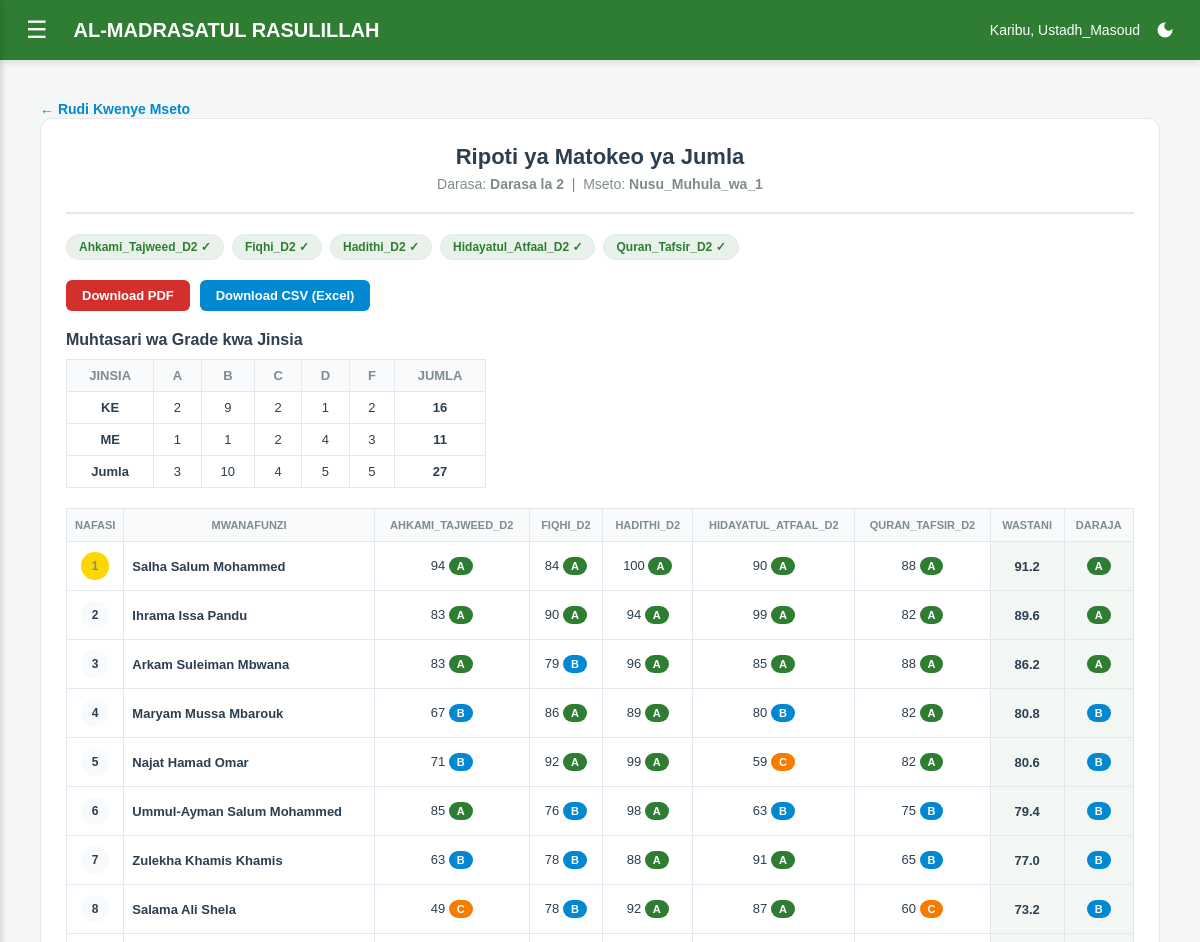
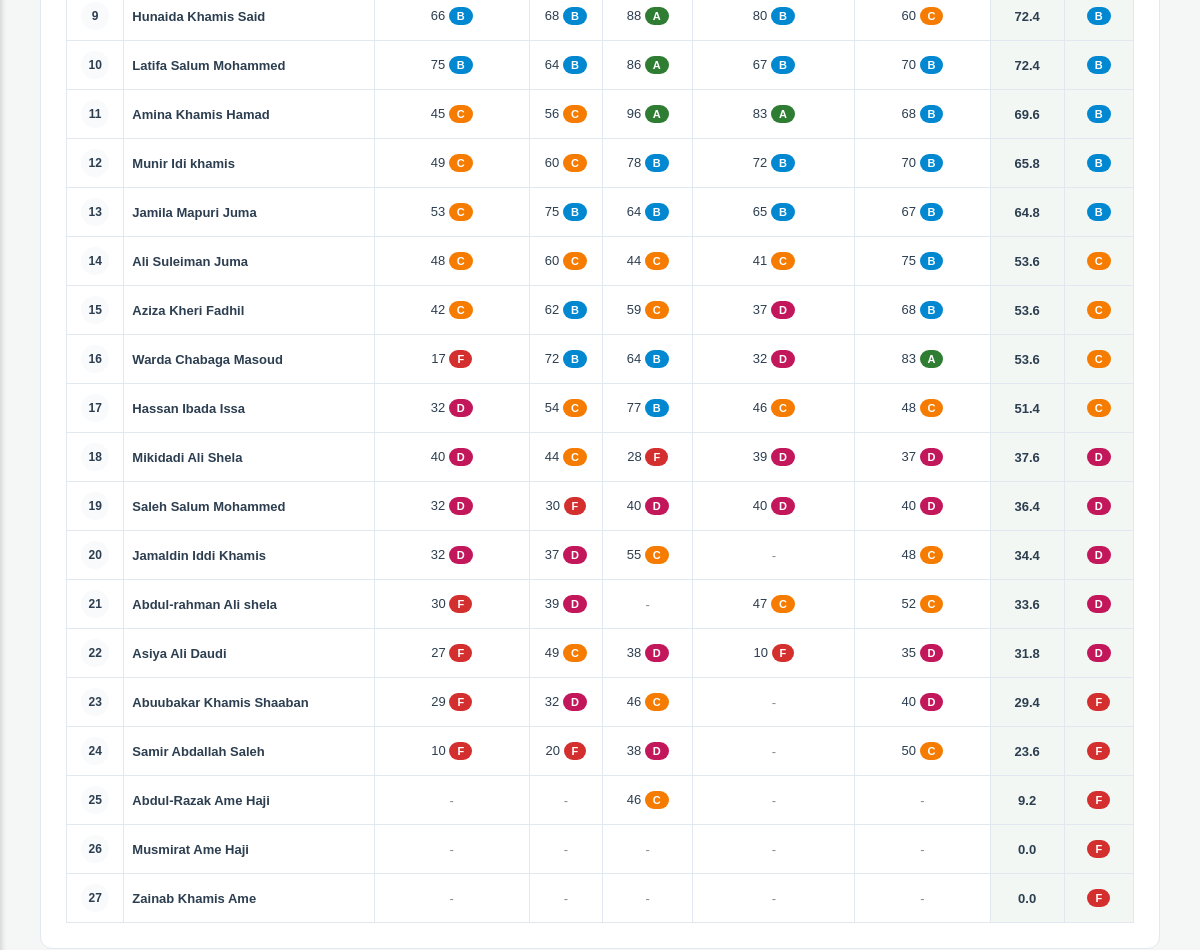
The app's page /madrasa/madarasa/3/mseto/2/ripoti/ (signed in) with its own data (2 pictures, top to bottom).
### usimamizi/models.py (models this page shows, shortened)
class Darasa(models.Model):
    jina = models.CharField(max_length=50, help_text="Mfano: Darasa la Kwanza, Ibtidai, n.k.")
    maelezo = models.TextField(blank=True, null=True)

class MsetoMtihani(models.Model):
    darasa = models.ForeignKey(Darasa, on_delete=models.CASCADE, related_name='mseto_mitihani')
    jina = models.CharField(max_length=100, help_text="Mfano: Muhula wa 1 - 2026")
    tarehe = models.DateField(null=True, blank=True)
    maelezo = models.TextField(blank=True, null=True)
    tarehe_iliyoundwa = models.DateField(auto_now_add=True)
    class Meta:
        ordering = ['-tarehe_iliyoundwa']
        verbose_name_plural = 'Mseto wa Mitihani'

class Somo(models.Model):
    jina = models.CharField(max_length=100, help_text="Mfano: Fiqhi, Tawheed, Hifdhu (Tashjii)")
    ni_la_hifdhu = models.BooleanField(default=False, help_text="Weka TIKI hapa kama hili ni somo maalum la Hifdhu linalohitaji Mahudhurio na Sabaq zake")
    mwalimu = models.ForeignKey(Mwalimu, on_delete=models.SET_NULL, null=True, blank=True)
    darasa = models.ForeignKey('Darasa', on_delete=models.CASCADE, null=True, blank=True, related_name='masomo')

class Mwanafunzi(models.Model):
    jina_kamili = models.CharField(
        max_length=100,
        unique=True,
        error_messages={
            'unique': "Mwanafunzi with this Jina already exists.",
        }
    )
    namba_ya_usajili = models.CharField(max_length=20, unique=True, blank=True)
    tarehe_ya_kuzaliwa = models.DateField(null=True, blank=True)
    mahala_anapoishi = models.CharField(max_length=100, null=True, blank=True)
    jina_la_mzazi = models.CharField(max_length=100, null=True, blank=True)
    namba_ya_simu_mzazi = models.CharField(max_length=15, null=True, blank=True)
    jinsia = models.CharField(max_length=2, choices=[('ME', 'Mwanamume (ME)'), ('KE', 'Mwanamke (KE)')], default='ME')
    darasa = models.ForeignKey(Darasa, on_delete=models.SET_NULL, null=True, blank=True)
    programu_ya_usiku = models.ForeignKey(Somo, on_delete=models.SET_NULL, null=True, blank=True, related_name='wanafunzi_usiku', help_text="Chagua kama anasoma usiku (Acha wazi kama hasomi usiku)")
    juzuu_aliyohifadhi = models.IntegerField(default=1)
    picha = models.ImageField(upload_to='picha_za_wanafunzi/', null=True, blank=True, validators=[validate_picha])
    tarehe_ya_kujiunga = models.DateField(auto_now_add=True)

class Matokeo(models.Model):
    mtihani = models.ForeignKey(Mtihani, on_delete=models.CASCADE)
    mwanafunzi = models.ForeignKey(Mwanafunzi, on_delete=models.CASCADE)
    maksi = models.FloatField()

### usimamizi/views.py (the view)
# urls.py: path('madarasa/<int:darasa_id>/mseto/<int:mseto_id>/ripoti/', views.ripoti_jumla, name='ripoti_jumla'),
@login_required(login_url='ingia')
def ripoti_jumla(request, darasa_id, mseto_id):
    darasa = get_object_or_404(Darasa, id=darasa_id)
    mseto = get_object_or_404(MsetoMtihani, id=mseto_id, darasa=darasa)
    ripoti = jenga_ripoti_jumla(mseto)
    return render(request, 'usimamizi/ripoti_jumla.html', {
        'darasa': darasa,
        'mseto': mseto,
        **ripoti,
    })

### usimamizi/utils.py (called while the page is built)
def hesabu_daraja(maksi):
    if maksi >= 81:
        return 'A', 'Vizuri Sana', '#2E7D32'
    if maksi >= 61:
        return 'B', 'Vizuri', '#0288D1'
    if maksi >= 41:
        return 'C', 'Wastani', '#f57c00'
    if maksi >= 31:
        return 'D', 'Dhaifu', '#c2185b'
    return 'F', 'Feli', '#d32f2f'

### usimamizi/templates/usimamizi/ripoti_jumla.html
{% extends 'usimamizi/base.html' %}
{% load static %}
{% block extra_css %}
<link rel="stylesheet" href="{% static 'usimamizi/css/pages/ripoti_jumla.css' %}?v=20260706a">
{% endblock %}
{% block maudhui %}
<div class="ripoti_jumla-inline-1">
    <a href="{% url 'mseto_mitihani_darasa' darasa.id %}" class="btn-back">← Rudi Kwenye Mseto</a>
    <div class="report-card">
        <div class="report-header">
            <h2>Ripoti ya Matokeo ya Jumla</h2>
            <p>Darasa: <b>{{ darasa.jina }}</b> &nbsp;|&nbsp; Mseto: <b>{{ mseto.jina }}</b></p>
        </div>
        <div class="status-bar">
            {% for hali in hali_ya_masomo %}
                {% if hali.imekamilika %}
                    <span class="status-chip status-ok">{{ hali.somo.jina }} ✓</span>
                {% else %}
                    <span class="status-chip status-missing">{{ hali.somo.jina }} — hakuna mtihani</span>
                {% endif %}
            {% empty %}
                <span class="status-chip status-missing">Hakuna masomo yaliyopangwa kwa darasa hili</span>
            {% endfor %}
        </div>
        <div class="controls">
            <a href="{% url 'pakua_pdf_matokeo_jumla' darasa.id mseto.id %}" class="btn-dl btn-pdf">
                Download PDF
            </a>
            <a href="{% url 'pakua_csv_matokeo_jumla' darasa.id mseto.id %}" class="btn-dl btn-csv">
                Download CSV (Excel)
            </a>
        </div>
        <h3 class="summary-title">Muhtasari wa Grade kwa Jinsia</h3>
        <div class="scroll-wrap">
            <table class="summary-table">
                <thead>
                    <tr>
                        <th>Jinsia</th>
                        {% for grade in grade_order %}
                            <th>{{ grade }}</th>
                        {% endfor %}
                        <th>Jumla</th>
                    </tr>
                </thead>
                <tbody>
                    {% for row in grade_summary %}
                        <tr>
                            <td>{{ row.jinsia }}</td>
                            {% for count in row.grade_counts %}
                                <td>{{ count }}</td>
                            {% endfor %}
                            <td><b>{{ row.total }}</b></td>
                        </tr>
                    {% endfor %}
                </tbody>
            </table>
        </div>
        <div class="scroll-wrap">
            <table class="spreadsheet">
                <thead>
                    <tr>
                        <th class="sticky-col ripoti_jumla-inline-2">Nafasi</th>
                        <th class="sticky-col name-col ripoti_jumla-inline-3">Mwanafunzi</th>
                        {% for somo in masomo %}
                            <th>{{ somo.jina }}</th>
                        {% endfor %}
                        <th class="avg-col">Wastani</th>
                        <th class="avg-col">Daraja</th>
                    </tr>
                </thead>
                <tbody>
                    {% for row in matokeo_wanafunzi %}
                    <tr>
                        <td class="sticky-col">
                            {% if row.nafasi != '-' %}
                                <span class="rank-circle {% if row.nafasi == 1 %}rank-top{% endif %}">{{ row.nafasi }}</span>
                            {% else %}-{% endif %}
                        </td>
                        <td class="sticky-col name-col">{{ row.mwanafunzi.jina_kamili }}</td>
                        {% for somo_data in row.masomo %}
                            <td>
                                {% if somo_data.imejazwa %}
                                    {{ somo_data.maksi|floatformat:"0" }}
                                    <span class="grade-badge grade-{{ somo_data.daraja|lower }}">{{ somo_data.daraja }}</span>
                                {% else %}
                                    <span class="ripoti_jumla-inline-4">-</span>
                                {% endif %}
                            </td>
                        {% endfor %}
                        <td class="avg-col">{% if row.wastani is not None %}{{ row.wastani }}{% else %}-{% endif %}</td>
                        <td class="avg-col">
                            {% if row.rangi_jumla %}
                                <span class="grade-badge grade-{{ row.daraja_jumla|lower }}">{{ row.daraja_jumla }}</span>
                            {% else %}-{% endif %}
                        </td>
                    </tr>
                    {% empty %}
                    <tr>
                        <td colspan="{{ masomo|length|add:4 }}" class="ripoti_jumla-inline-5">
                            Hakuna wanafunzi katika darasa hili.
                        </td>
                    </tr>
                    {% endfor %}
                </tbody>
            </table>
        </div>
    </div>
</div>
{% endblock %}

### usimamizi/templates/usimamizi/base.html (shortened to what this page needs)
{% load static %}
<!DOCTYPE html>
<html lang="sw">
<head>
    <link rel="stylesheet" href="{% static 'usimamizi/css/base.css' %}?v=20260706a">
    {% block extra_css %}{% endblock %}
</head>
<body>
<div class="header">
    <button class="menu-btn" onclick="openNav()">☰</button>
    <h2>AL-MADRASATUL RASULILLAH</h2>
    <div class="user-actions">
        <span class="user-greeting">Karibu, {{ request.user.username }}</span>
        <button class="theme-switch" onclick="toggleTheme()" id="themeBtn" title="Badili Muonekano"></button>
    </div>
</div>
<div class="main-content" id="main">
    {% block maudhui %}{% endblock %}
</div>
</body>
</html>

### usimamizi/static/usimamizi/css/base.css (style rules this page uses)
:root { color-scheme: light; --primary: #2E7D32; --primary-color: var(--primary); --primary-hover: #1b5e20; --secondary: #0288D1; --accent: #673ab7; --warning: #f57c00; --danger: #d32f2f; --success: #388e3c; --female: #c2185b; --hifdhu-accent: var(--secondary); --nav-bg: #2E7D32; --nav-hover-bg: #2E7D32; --sidebar-bg: #1b5e20; --sidebar-submenu-bg: #144d18; --bg-body: #f4f7f6; --bg-color: var(--bg-body); --card-bg: #ffffff; --surface-bg: #ffffff; --surface-muted: #f8fafc; --table-header: #f8fafc; --hover-bg: #f8fafc; --input-bg: #ffffff; --text-main: #2c3e50; --text-muted: #7f8c8d; --text-normal: #444444; --text-faint: #888888; --title-color: #1b5e20; --subtitle-color: #666666; --text-on-primary: #ffffff; --border-color: #e2e8f0; --focus-ring: rgba(46, 125, 50, 0.15); --shadow-color: rgba(0, 0, 0, 0.08); --shadow-strong: rgba(0, 0, 0, 0.14); --tangazo-bg: #f1f8e9; --badge-bg: #e8f5e9; --success-bg: #e8f5e9; --success-text: #1b5e20; --success-border: #a5d6a7; --info-bg: #e3f2fd; --info-text: #0d47a1; --info-border: #90caf9; --warning-bg: #fff8e1; --warning-text: #8d6e00; --warning-border: #ffe082; --danger-bg: #fde8e8; --danger-text: #c62828; --danger-border: #f8b4b4; --button-bg: var(--primary); --button-bg-hover: var(--primary-hover); --button-text: var(--text-on-primary); --button-secondary-bg: var(--secondary); --button-muted-bg: #eeeeee; --form-accent: var(--primary); --form-focus-shadow: var(--focus-ring); --form-button-shadow: rgba(46, 125, 50, 0.2); }
* { box-sizing: border-box; }
body { margin: 0; font-family: Arial, sans-serif; background-color: var(--bg-body); color: var(--text-main); transition: background-color 0.25s ease, color 0.25s ease; }
a { color: inherit; }
.header { background-color: var(--nav-bg); color: var(--text-on-primary); padding: 15px 20px; display: flex; align-items: center; box-shadow: 0 4px 6px var(--shadow-color); position: sticky; top: 0; z-index: 10; transition: background-color 0.25s ease, border-color 0.25s ease; }
.menu-btn { font-size: 24px; cursor: pointer; background: none; border: none; color: var(--text-on-primary); margin-right: 20px; }
.header h2 { margin: 0; font-size: 20px; flex: 1; white-space: nowrap; overflow: hidden; text-overflow: ellipsis; }
.main-content { padding: 20px; transition: margin-left .3s; }
.card, [class$="-card"], [class*="-card "], [class$="-box"], [class*="-box "] { color: var(--text-main); }
table { color: var(--text-main); border-color: var(--border-color); }
th { background-color: var(--table-header); border-color: var(--border-color); color: var(--text-muted); }
td { border-color: var(--border-color); color: var(--text-main); }
button, .btn, [class^="btn-"], [class*=" btn-"] { transition: background-color 0.2s ease, border-color 0.2s ease, color 0.2s ease, transform 0.2s ease; }
.user-actions { display: flex; align-items: center; gap: 10px; }
.theme-switch { background: transparent; border: none; cursor: pointer; display: flex; align-items: center; justify-content: center; padding: 5px; outline: none; transition: transform 0.2s ease; }
.user-greeting { font-weight: 500; font-size: 14px; color: #ffffff; white-space: nowrap; }

### records on screen
Darasa: jina "Darasa la 2"
MsetoMtihani: jina "Nusu_Muhula_wa_1"
Somo: somo.jina "Ahkami_Tajweed_D2", jina "AHKAMI_TAJWEED_D2", maksi "94", daraja "A", maksi "83", maksi "67", daraja "B", maksi "71", maksi "85", maksi "63", maksi "49", daraja "C", maksi "66", maksi "75", maksi "45", maksi "53", maksi "48", maksi "42", maksi "17", daraja "F", maksi "32", daraja "D", maksi "40", maksi "30", maksi "27", maksi "29", maksi "10"
Somo: somo.jina "Fiqhi_D2", jina "FIQHI_D2", maksi "84", daraja "A", maksi "90", maksi "79", daraja "B", maksi "86", maksi "92", maksi "76", maksi "78", maksi "68", maksi "64", maksi "56", daraja "C", maksi "60", maksi "75", maksi "62", maksi "72", maksi "54", maksi "44", maksi "30", daraja "F", maksi "37", daraja "D", maksi "39", maksi "49", maksi "32", maksi "20"
Somo: somo.jina "Hadithi_D2", jina "HADITHI_D2", maksi "100", daraja "A", maksi "94", maksi "96", maksi "89", maksi "99", maksi "98", maksi "88", maksi "92", maksi "86", maksi "78", daraja "B", maksi "64", maksi "44", daraja "C", maksi "59", maksi "77", maksi "28", daraja "F", maksi "40", daraja "D", maksi "55", maksi "38", maksi "46"
Somo: somo.jina "Hidayatul_Atfaal_D2", jina "HIDAYATUL_ATFAAL_D2", maksi "90", daraja "A", maksi "99", maksi "85", maksi "80", daraja "B", maksi "59", daraja "C", maksi "63", maksi "91", maksi "87", maksi "67", maksi "83", maksi "72", maksi "65", maksi "41", maksi "37", daraja "D", maksi "32", maksi "46", maksi "39", maksi "40", maksi "47", maksi "10", daraja "F"
Somo: somo.jina "Quran_Tafsir_D2", jina "QURAN_TAFSIR_D2", maksi "88", daraja "A", maksi "82", maksi "75", daraja "B", maksi "65", maksi "60", daraja "C", maksi "70", maksi "68", maksi "67", maksi "83", maksi "48", maksi "37", daraja "D", maksi "40", maksi "52", maksi "35", maksi "50"
Mwanafunzi: nafasi "1", mwanafunzi.jina_kamili "Salha Salum Mohammed", wastani "91.2", daraja_jumla "A"
Mwanafunzi: nafasi "2", mwanafunzi.jina_kamili "Ihrama Issa Pandu", wastani "89.6", daraja_jumla "A"
Mwanafunzi: nafasi "3", mwanafunzi.jina_kamili "Arkam Suleiman Mbwana", wastani "86.2", daraja_jumla "A"
Mwanafunzi: nafasi "4", mwanafunzi.jina_kamili "Maryam Mussa Mbarouk", wastani "80.8", daraja_jumla "B"
Mwanafunzi: nafasi "5", mwanafunzi.jina_kamili "Najat Hamad Omar", wastani "80.6", daraja_jumla "B"
Mwanafunzi: nafasi "6", mwanafunzi.jina_kamili "Ummul-Ayman Salum Mohammed", wastani "79.4", daraja_jumla "B"
Mwanafunzi: nafasi "7", mwanafunzi.jina_kamili "Zulekha Khamis Khamis", wastani "77.0", daraja_jumla "B"
Mwanafunzi: nafasi "8", mwanafunzi.jina_kamili "Salama Ali Shela", wastani "73.2", daraja_jumla "B"
Mwanafunzi: nafasi "9", mwanafunzi.jina_kamili "Hunaida Khamis Said", wastani "72.4", daraja_jumla "B"
Mwanafunzi: nafasi "10", mwanafunzi.jina_kamili "Latifa Salum Mohammed", wastani "72.4", daraja_jumla "B"
Mwanafunzi: nafasi "11", mwanafunzi.jina_kamili "Amina Khamis Hamad", wastani "69.6", daraja_jumla "B"
Mwanafunzi: nafasi "12", mwanafunzi.jina_kamili "Munir Idi khamis", wastani "65.8", daraja_jumla "B"
Mwanafunzi: nafasi "13", mwanafunzi.jina_kamili "Jamila Mapuri Juma", wastani "64.8", daraja_jumla "B"
Mwanafunzi: nafasi "14", mwanafunzi.jina_kamili "Ali Suleiman Juma", wastani "53.6", daraja_jumla "C"
Mwanafunzi: nafasi "15", mwanafunzi.jina_kamili "Aziza Kheri Fadhil", wastani "53.6", daraja_jumla "C"
Mwanafunzi: nafasi "16", mwanafunzi.jina_kamili "Warda Chabaga Masoud", wastani "53.6", daraja_jumla "C"
Mwanafunzi: nafasi "17", mwanafunzi.jina_kamili "Hassan Ibada Issa", wastani "51.4", daraja_jumla "C"
Mwanafunzi: nafasi "18", mwanafunzi.jina_kamili "Mikidadi Ali Shela", wastani "37.6", daraja_jumla "D"
Mwanafunzi: nafasi "19", mwanafunzi.jina_kamili "Saleh Salum Mohammed", wastani "36.4", daraja_jumla "D"
Mwanafunzi: nafasi "20", mwanafunzi.jina_kamili "Jamaldin Iddi Khamis", wastani "34.4", daraja_jumla "D"
Mwanafunzi: nafasi "21", mwanafunzi.jina_kamili "Abdul-rahman Ali shela", wastani "33.6", daraja_jumla "D"
Mwanafunzi: nafasi "22", mwanafunzi.jina_kamili "Asiya Ali Daudi", wastani "31.8", daraja_jumla "D"
Mwanafunzi: nafasi "23", mwanafunzi.jina_kamili "Abuubakar Khamis Shaaban", wastani "29.4", daraja_jumla "F"
Mwanafunzi: nafasi "24", mwanafunzi.jina_kamili "Samir Abdallah Saleh", wastani "23.6", daraja_jumla "F"
Mwanafunzi: nafasi "25", mwanafunzi.jina_kamili "Abdul-Razak Ame Haji", wastani "9.2", daraja_jumla "F"
Mwanafunzi: nafasi "26", mwanafunzi.jina_kamili "Musmirat Ame Haji", wastani "0.0", daraja_jumla "F"
Mwanafunzi: nafasi "27", mwanafunzi.jina_kamili "Zainab Khamis Ame", wastani "0.0", daraja_jumla "F"

### other values on screen
{{ request.user.username }} "Ustadh_Masoud"
{{ grade }} "A" "B" "C" "D" "F"
{{ row.jinsia }} "KE" "ME" "Jumla"
{{ count }} "2" "9" "2" "1" "2" "1" "1" "2" "4" "3" "3" "10" "4" "5" "5"
{{ row.total }} "16" "11" "27"
